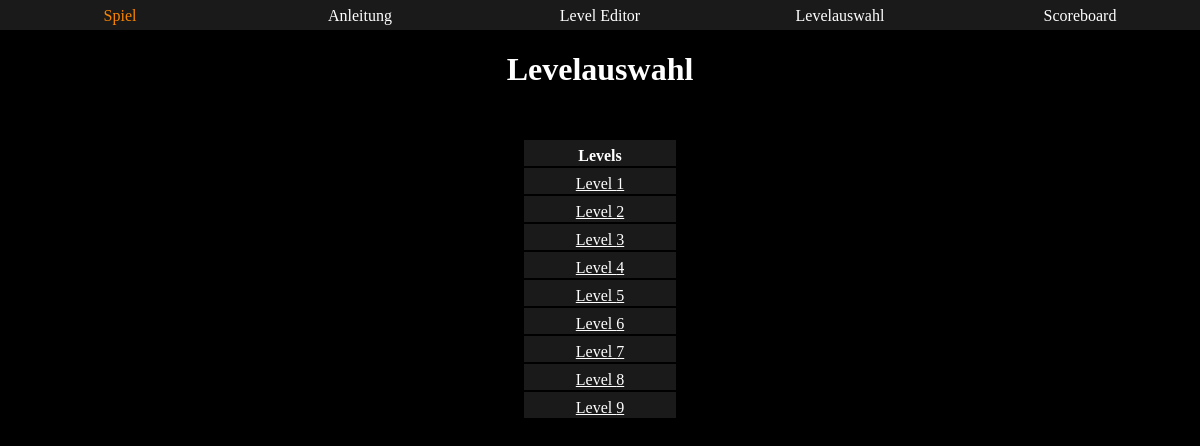
The app's page /select/index.php, older data.
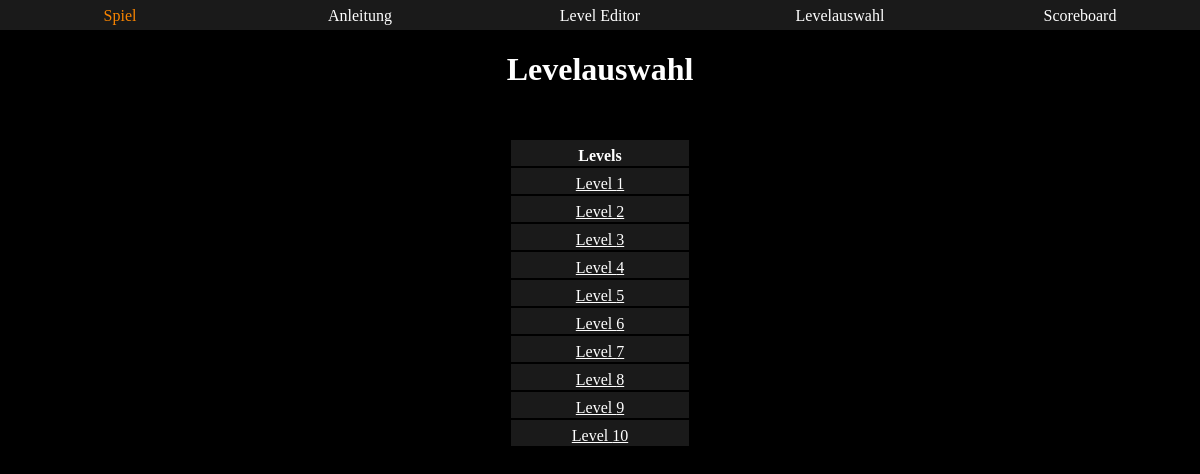
The same page, newer data.
### tables this page shows
CREATE TABLE `levels` (
  `id` int(11) NOT NULL,
  `data` text NOT NULL
);

### select/index.php (the view, shortened to what this page needs)
<?php
  require "../connection.php";
	$sth = $db->prepare("SELECT * FROM levels");
  $sth->execute();
  $result = $sth -> fetchAll();
?>
<!doctype html>
<html>
<head>
  <link rel="stylesheet" type="text/css" href="../css/game.css">
	</head>
<body>
  <div id="navigation">
    <a href="../">Spiel</a>
    <a href="../info/">Anleitung</a>
    <a href="../editor/">Level Editor</a>
    <a href="#">Levelauswahl</a>
    <a href="../score/">Scoreboard</a>
  </div>
	<h1> Levelauswahl </h1>
<table>
<tr>
    <th>Levels</th>
</tr>
<?php foreach($result as $index => $row){
	     echo '<tr><td><a href="../?lvl=' .$row['id'] . '">Level ' . $row['id'] . '</a></td></tr>';
}
?>
</table>
</body>
</html>

### css/game.css (style rules this page uses)
* { box-sizing: border-box; font-family: "Lucida Console"; color: white; }
body { margin: 0; background-color: #000000; padding: 0; }
#navigation { min-height: 30px; min-width: 100%; background: #000000; box-shadow: 5px 55px 50px -20px #b6b6b6; display: flex; align-content: center; vertical-align: middle; }
#navigation>a { padding-top: 7px; background: #1a1a1a; font-family: "Lucida Console"; color: white; text-decoration: none; text-align: center; vertical-align: middle; width: 33%; }

### select/index.php (style rules this page uses)
table { margin: 0 auto; margin-top: 50px; }
td, th { padding-top: 7px; background: #1a1a1a; font-family: "Lucida Console"; color: white; text-decoration: none; text-align: center; vertical-align: middle; width: 33%; }
h1 { text-align: center; }

Row changes from the older to the newer data that the page shows:
added levels: id "10"
